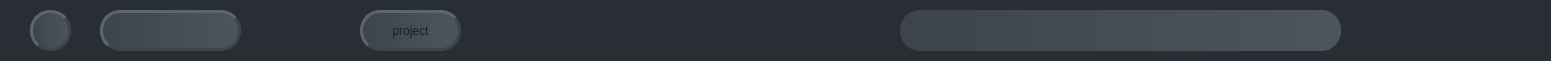
    <widget class="QWidget" name="widget_2" native="true">
     <property name="geometry">
      <rect>
       <x>-1</x>
       <y>-1</y>
       <width>1551</width>
       <height>61</height>
      </rect>
     </property>
     <property name="styleSheet">
      <string notr="true">background-color: rgb(40, 46, 51);</string>
     </property>
     <widget class="QWidget" name="widget_5" native="true">
      <property name="geometry">
       <rect>
        <x>100</x>
        <y>10</y>
        <width>141</width>
        <height>41</height>
       </rect>
      </property>
      <property name="styleSheet">
       <string notr="true">background-color: qlineargradient(spread:pad, x1:0, y1:0, x2:1, y2:0, stop:0 rgba(61, 68, 75, 255), stop:1 rgba(76, 85, 94, 255));
font: 75 12pt &quot;Nirmala UI&quot;;
color:  rgb(24, 28, 39);
border: 3px groove rgb(61, 68, 75);
border-radius:20px; 
border-style:outset;</string>
      </property>
     </widget>
     <widget class="QWidget" name="widget_6" native="true">
      <property name="geometry">
       <rect>
        <x>30</x>
        <y>10</y>
        <width>41</width>
        <height>41</height>
       </rect>
      </property>
      <property name="styleSheet">
       <string notr="true">background-color: qlineargradient(spread:pad, x1:0, y1:0, x2:1, y2:0, stop:0 rgba(61, 68, 75, 255), stop:1 rgba(76, 85, 94, 255));
font: 75 12pt &quot;Nirmala UI&quot;;
color:  rgb(24, 28, 39);
border: 3px groove rgb(61, 68, 75);
border-radius:20px; 
border-style:outset;</string>
      </property>
     </widget>
     <widget class="QTextEdit" name="textEdit_2">
      <property name="geometry">
       <rect>
        <x>900</x>
        <y>10</y>
        <width>441</width>
        <height>41</height>
       </rect>
      </property>
      <property name="styleSheet">
       <string notr="true">background-color: qlineargradient(spread:pad, x1:0, y1:0, x2:1, y2:0, stop:0 rgba(61, 68, 75, 255), stop:1 rgba(76, 85, 94, 255));


border-radius:20px; </string>
      </property>
     </widget>
     <widget class="QPushButton" name="pushButton_6">
      <property name="geometry">
       <rect>
        <x>1300</x>
        <y>10</y>
        <width>41</width>
        <height>41</height>
       </rect>
      </property>
      <property name="styleSheet">
       <string notr="true">background-color: rgb(76, 85, 94, 255);


border-radius:20px; </string>
      </property>
      <property name="text">
       <string/>
      </property>
      <property name="icon">
       <iconset>
        <normaloff>../../finalproj/icon/icons8-search-24.png</normaloff>../../finalproj/icon/icons8-search-24.png</iconset>
      </property>
     </widget>
     <widget class="QPushButton" name="pushButton_7">
      <property name="geometry">
       <rect>
        <x>360</x>
        <y>10</y>
        <width>101</width>
        <height>41</height>
       </rect>
      </property>
      <property name="styleSheet">
       <string notr="true">background-color: qlineargradient(spread:pad, x1:0, y1:0, x2:1, y2:0, stop:0 rgba(61, 68, 75, 255), stop:1 rgba(76, 85, 94, 255));
font: 75 12pt &quot;Nirmala UI&quot;;
color:  rgb(24, 28, 39);
border: 3px groove rgb(61, 68, 75);
border-radius:20px; 
border-style:outset;</string>
      </property>
      <property name="text">
       <string>project</string>
      </property>
     </widget>
    </widget>
